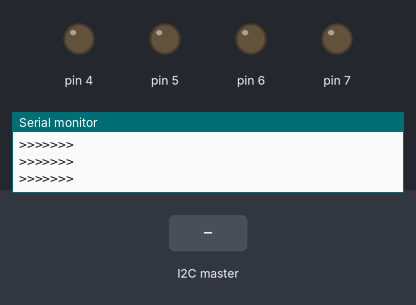
The sketch below on a simulated Arduino Uno, built with avr-gcc and run on an emulated ATmega328P. Shown: output pins drawn as LEDs (lit = HIGH), the last lines printed to the serial monitor. Inputs (shaded band) come from the test bench.

Above: at 1.2 s.
1.3 s: the I2C master sends the byte 1
At 1.8 s:
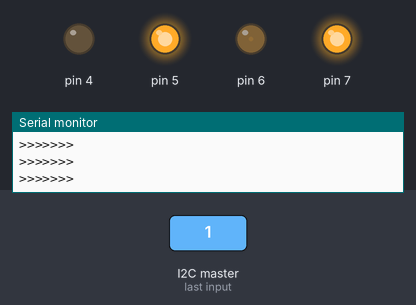
2.8 s: the I2C master sends the byte 0
At 4.0 s:
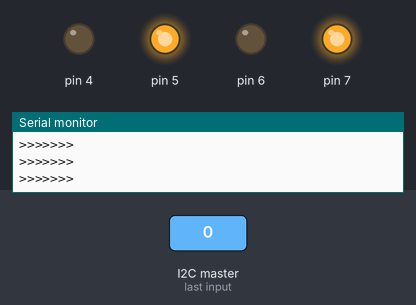
4.3 s: the I2C master sends the byte 90
At 5.4 s:
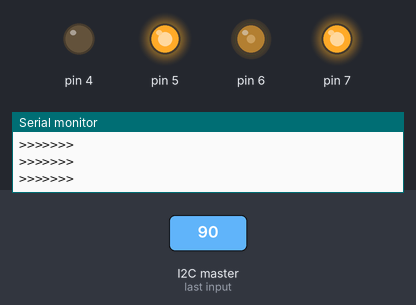
5.8 s: the I2C master sends the byte 200
At 6.6 s:
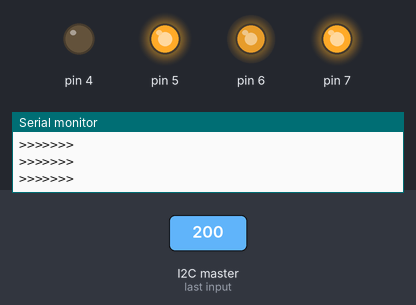
Timing chart, 0 to 8.3 s (numbered marks = the images above; inputs shaded):
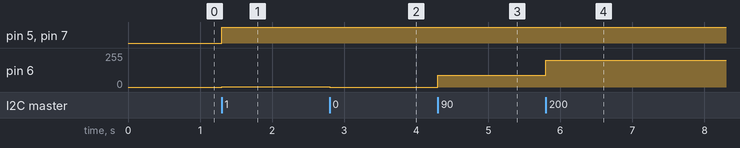

The sketch:

moto_motoduino_sketch.ino
```cpp
#include <Wire.h>

int speed_motor1 = 6;
int speed_motor2 = 5;
int direction_motor1 = 8;
int direction_motor2 = 7;

void setup()
{

  for(int i=4;i<=7;i++)
  {
    pinMode(i, OUTPUT);
  }
  Wire.begin(4);
  Wire.onReceive(receiveEvent);
  Serial.begin(9600);
}

void loop()
{
  delay(100);
  Serial.println(">>>>>>>");
}


void receiveEvent(int howMany)
{
    int pwm1 = Wire.read();
    Serial.print(pwm1);
    char c = Wire.read();
    Serial.print(c);

    int dir1 = Wire.read();
    Serial.print(dir1);
    c = Wire.read();
    Serial.print(c);

    int pwm2 = Wire.read();
    Serial.print(pwm2);
    c = Wire.read();
    Serial.print(c);

    int dir2 = Wire.read();
    Serial.println(dir2);

  // Apply these commands to the robot motors
    send_motor_command(speed_motor1,direction_motor1,pwm1,dir1);
    send_motor_command(speed_motor2,direction_motor2,pwm2,dir2);
}

// Function to command a given motor of the robot
void send_motor_command(int speed_pin, int direction_pin, int pwm, boolean dir)
{
    Serial.print(pwm);
    Serial.print(",");
    Serial.print(dir);
    Serial.println("--------");
    analogWrite(speed_pin,pwm); // Set PWM control, 0 for stop, and 255 for maximum speed
    digitalWrite(direction_pin,dir);
}
```

Measured:
- after the input at 1.3 s, pin 5, pin 7: LOW → HIGH at once; pin 6: 0/255 → 1/255 at once
- after the input at 2.8 s, pin 6: 1/255 → 0/255 at once
- after the input at 4.3 s, pin 6: 0/255 → 90/255 at once
- after the input at 5.8 s, pin 6: 90/255 → 200/255 at once
